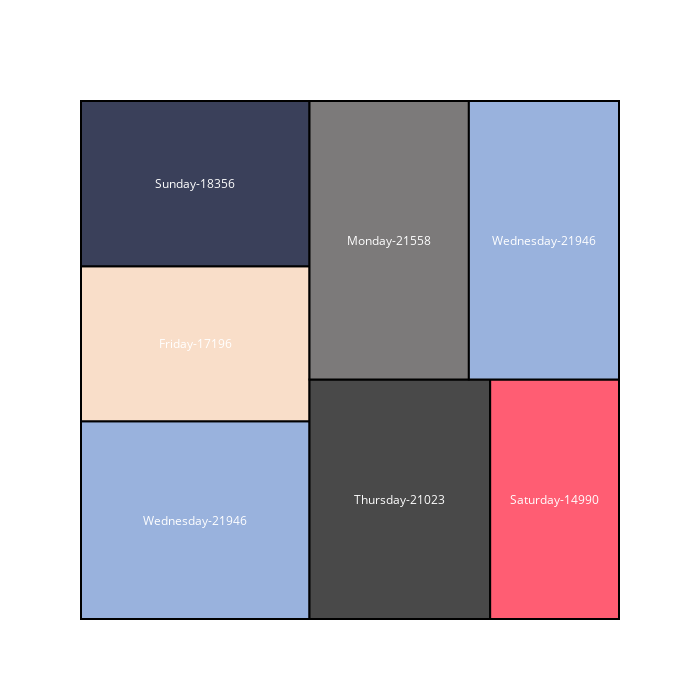

Source (notebook cell):
### Markdown cell above
## Treemap of number of accounts created by days of the week.

### Code cell
x = 0.
y = 0.
width = 50.
height = 50.
type_list = list(twitter_data['created_day_of_week'].unique())
values = [len(twitter_data[twitter_data['created_day_of_week'] == i]) for i in type_list]

normed = squarify.normalize_sizes(values, width, height)
rects = squarify.squarify(normed, x, y, width, height)

color_brewer = ['#99B2DD','#F9DEC9','#3A405A','#494949','#FF5D73','#7C7A7A']
shapes = []
annotations = []
counter = 0

for r in rects:
    shapes.append( 
        dict(
            type = 'rect', 
            x0 = r['x'], 
            y0 = r['y'], 
            x1 = r['x']+r['dx'], 
            y1 = r['y']+r['dy'],
            line = dict( width = 2 ),
            fillcolor = color_brewer[counter]
        ) 
    )
    annotations.append(
        dict(
            x = r['x']+(r['dx']/2),
            y = r['y']+(r['dy']/2),
            text = "{}-{}".format(type_list[counter], values[counter]),
            showarrow = False
        )
    )
    counter = counter + 1
    if counter >= len(color_brewer):
        counter = 0

# For hover text
trace0 = go.Scatter(
    x = [ r['x']+(r['dx']/2) for r in rects ], 
    y = [ r['y']+(r['dy']/2) for r in rects ],
    text = [ str(v) for v in values ], 
    mode = 'text',
)
        
layout = dict(
    height=700, 
    width=700,
    xaxis=dict(showgrid=False,zeroline=False),
    yaxis=dict(showgrid=False,zeroline=False),
    shapes=shapes,
    annotations=annotations,
    hovermode='closest',
    font=dict(color="#FFFFFF")
)

# With hovertext
figure = dict(data=[trace0], layout=layout)
iplot(figure, filename='squarify-tree')

### Figure 1 — Plotly figure (JSON) as saved in the notebook; plotly's stock layout.template omitted (floating-point values rounded to 4 significant figures)
{"data": [{"mode": "text", "text": ["21946", "17196", "18356", "21023", "14990", "21558", "20311"], "type": "scatter", "uid": "75163083-4334-40db-ab3a-c60a09b8bc20", "x": [10.62, 10.62, 10.62, 29.63, 44.01, 28.64, 43.02], "y": [9.542, 26.56, 42.02, 11.56, 11.56, 36.56, 36.56]}], "layout": {"annotations": [{"showarrow": false, "text": "Wednesday-21946", "x": 10.62, "y": 9.542}, {"showarrow": false, "text": "Friday-17196", "x": 10.62, "y": 26.56}, {"showarrow": false, "text": "Sunday-18356", "x": 10.62, "y": 42.02}, {"showarrow": false, "text": "Thursday-21023", "x": 29.63, "y": 11.56}, {"showarrow": false, "text": "Saturday-14990", "x": 44.01, "y": 11.56}, {"showarrow": false, "text": "Monday-21558", "x": 28.64, "y": 36.56}, {"showarrow": false, "text": "Wednesday-21946", "x": 43.02, "y": 36.56}], "font": {"color": "#FFFFFF"}, "height": 700, "hovermode": "closest", "shapes": [{"fillcolor": "#99B2DD", "line": {"width": 2}, "type": "rect", "x0": 0, "x1": 21.24, "y0": 0, "y1": 19.08}, {"fillcolor": "#F9DEC9", "line": {"width": 2}, "type": "rect", "x0": 0, "x1": 21.24, "y0": 19.08, "y1": 34.04}, {"fillcolor": "#3A405A", "line": {"width": 2}, "type": "rect", "x0": 0, "x1": 21.24, "y0": 34.04, "y1": 50.0}, {"fillcolor": "#494949", "line": {"width": 2}, "type": "rect", "x0": 21.24, "x1": 38.03, "y0": 0, "y1": 23.12}, {"fillcolor": "#FF5D73", "line": {"width": 2}, "type": "rect", "x0": 38.03, "x1": 50, "y0": 0, "y1": 23.12}, {"fillcolor": "#7C7A7A", "line": {"width": 2}, "type": "rect", "x0": 21.24, "x1": 36.05, "y0": 23.12, "y1": 50}, {"fillcolor": "#99B2DD", "line": {"width": 2}, "type": "rect", "x0": 36.05, "x1": 50, "y0": 23.12, "y1": 50.0}], "width": 700, "xaxis": {"showgrid": false, "zeroline": false}, "yaxis": {"showgrid": false, "zeroline": false}}}
